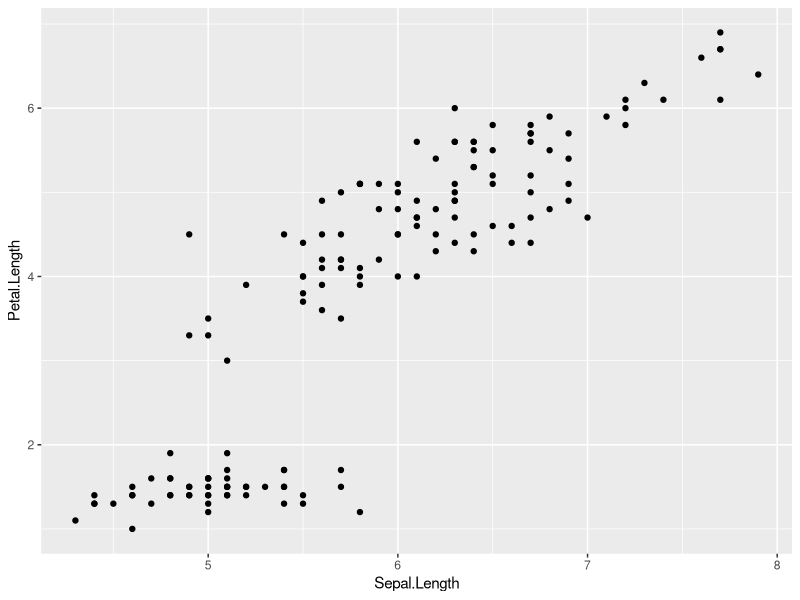
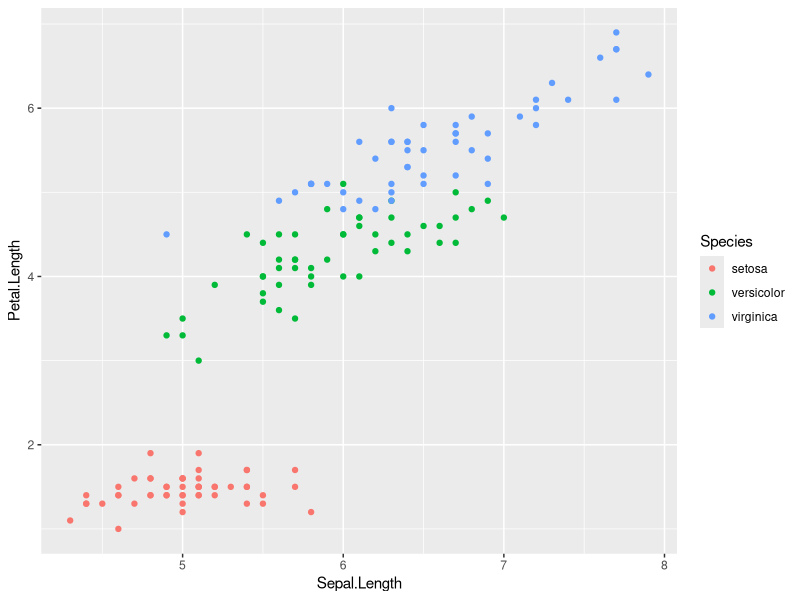
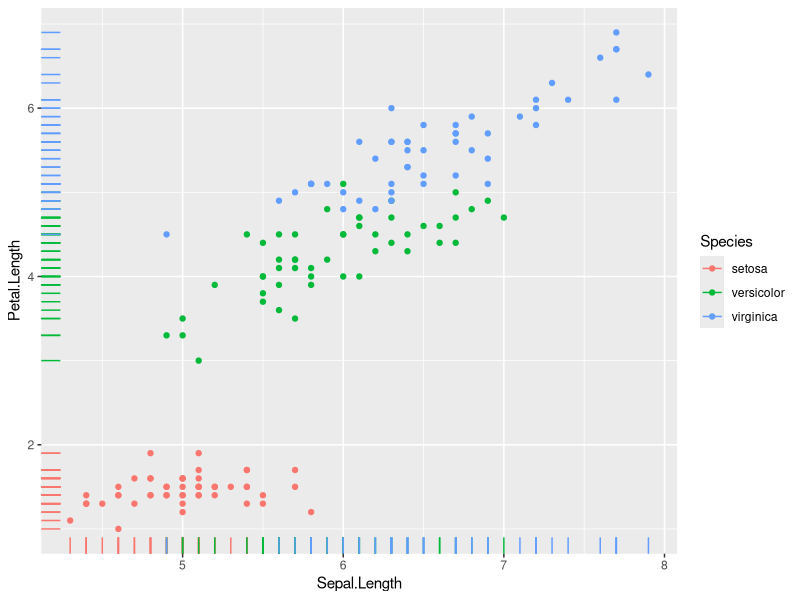
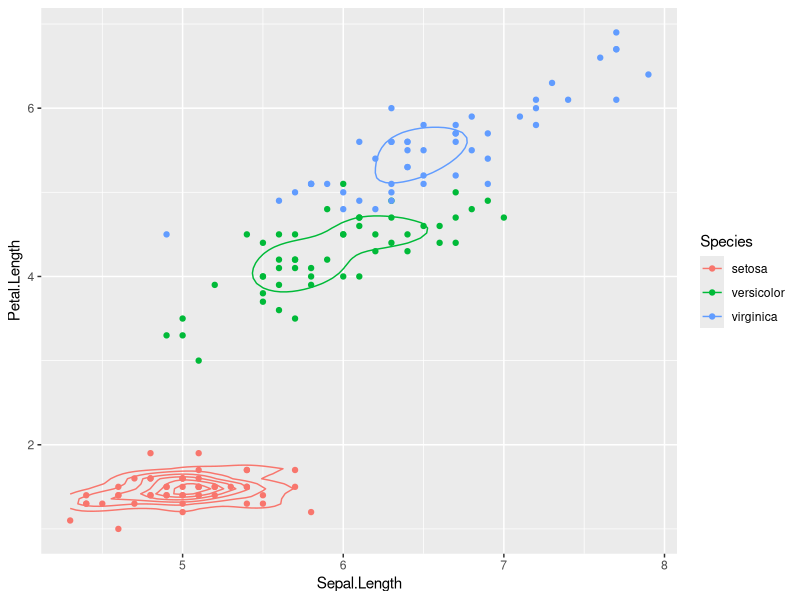
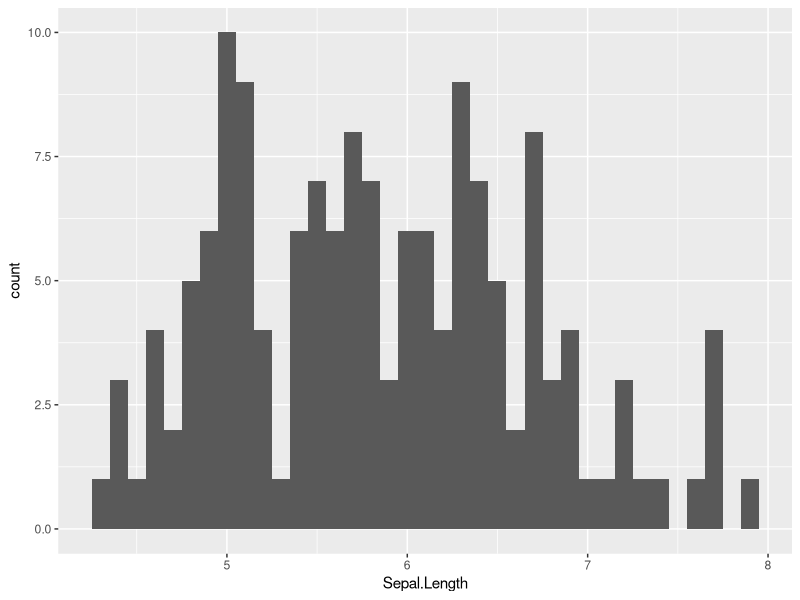
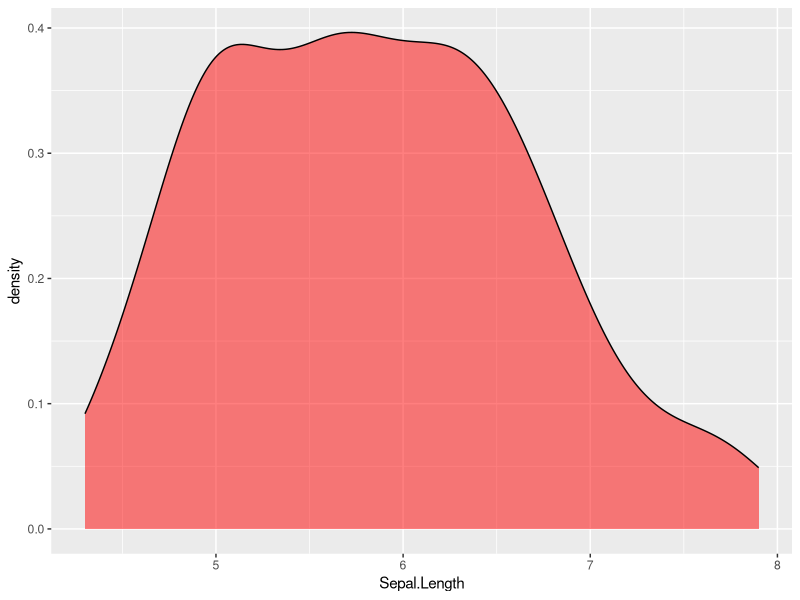
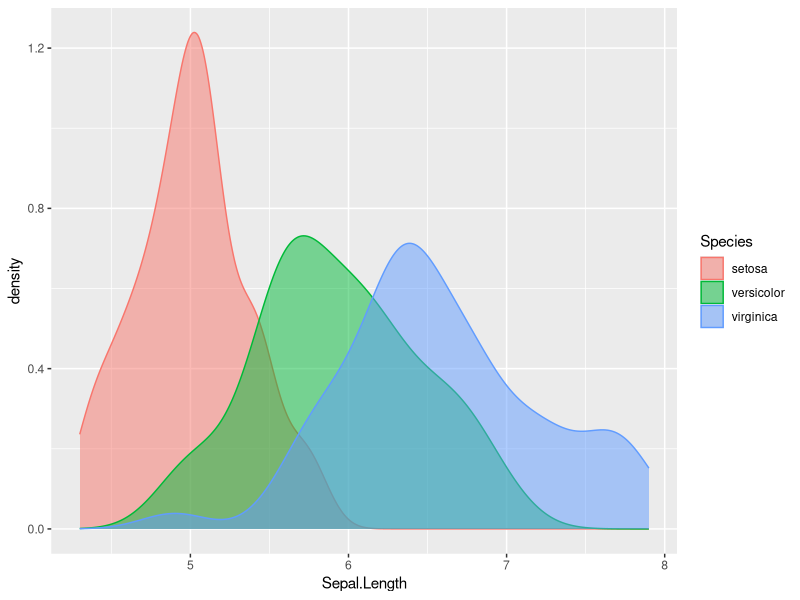
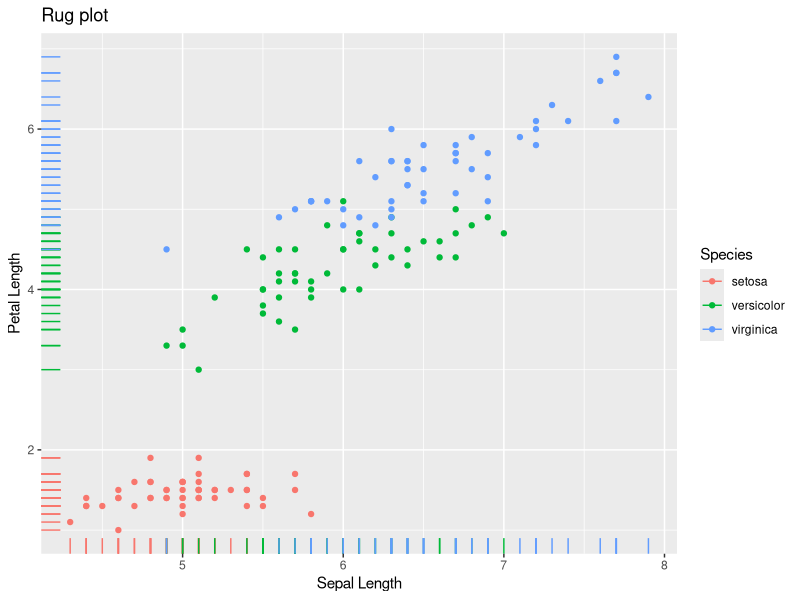

R code for these plots, in order:
## ---- chunk 1
library(ggplot2)
data(iris)
## ---- chunk 2
head(iris)
summary(iris)
## ---- chunk 3
g<- ggplot(iris,aes(Sepal.Length,Petal.Length))
g + geom_point() # Simple point plot
## ---- chunk 4
g<- ggplot(iris,aes(Sepal.Length,Petal.Length,color=Species)) # 種類別に色を付ける
g + geom_point() # 同じgeom_pointだけど色が変わる
## ---- chunk 5
g<- ggplot(iris,aes(Sepal.Length,Petal.Length,color=Species))
g + geom_point() + geom_rug()　# rug plot
## ---- chunk 6
g<- ggplot(iris,aes(Sepal.Length,Petal.Length,color=Species))
g + geom_point() + geom_density2d()　# こんなのも描けるよ、的な例。
## ---- chunk 7
ggplot(iris, aes(x=Sepal.Length)) + geom_histogram(binwidth=0.1)

ggplot(iris, aes(x=Sepal.Length)) + geom_density(fill=rgb(1,0,0,0.5))

ggplot(iris, aes(x=Sepal.Length)) +
  geom_density(aes(col=Species,fill=Species), alpha=0.5)

## ---- chunk 8
g<- ggplot(iris,aes(Sepal.Length,Petal.Length,color=Species))
g + geom_point() + geom_rug()　+
  ggtitle("Rug plot") +  # タイトル
  xlab("Sepal Length") +
  ylab("Petal Length")
## ---- chunk 9
g <- ggplot(iris,aes(Species,Sepal.Length,color=Species))
g + geom_boxplot()  # geom_boxplot()に変えるだけ
## ---- chunk 10
ggplot(iris,aes(Species,Sepal.Length,color=Species)) + geom_boxplot() + theme(axis.text.y=element_text(size=25), axis.text.x=element_text(angle=45, hjust=1, size=15), title=element_text(size=25))

## ---- chunk 11
g <- ggplot(iris,aes(Species,Sepal.Length,color=Species))
g + geom_boxplot() +
  coord_flip() # 横に変換
## ---- chunk 12
g <- ggplot(iris,aes(Species,Sepal.Length,color=Species))
g + geom_boxplot() + geom_jitter()　
## ---- chunk 13

g <- ggplot(iris,aes(Species)) 
g + geom_bar()

g <- ggplot(iris,aes(Species,col=Species,fill=Species)) 
g + geom_bar()


## ---- chunk 14
#install.packages("ggthemes")
library(ggthemes)
## ---- chunk 15
g<- ggplot(iris,aes(Sepal.Length,Petal.Length,color=Species))
g + geom_point() + geom_rug()　+
  ggtitle("Rug plot") +  # タイトル
  xlab("Sepal Length") +
  ylab("Petal Length") +
  theme_wsj() + # Wall Street Journal 風
  scale_colour_wsj() # ポイントの色もWSJ風になる

## ---- chunk 16

g<- ggplot(iris,aes(Species,Sepal.Length,color=Species))
g + geom_boxplot() + geom_dotplot(binwidth= 0.07,binaxis="y",stackdir="center")


g<- ggplot(iris,aes(Species,Sepal.Length,color=Species,fill=Species))
g + geom_boxplot() + geom_dotplot(binwidth= 0.07,binaxis="y",stackdir="center")

#いい感じバージョン
g<- ggplot(iris,aes(Species,Sepal.Length,color=Species))
g + geom_boxplot() + geom_dotplot(aes(fill=Species),binwidth= 0.07,binaxis="y",stackdir="center")

